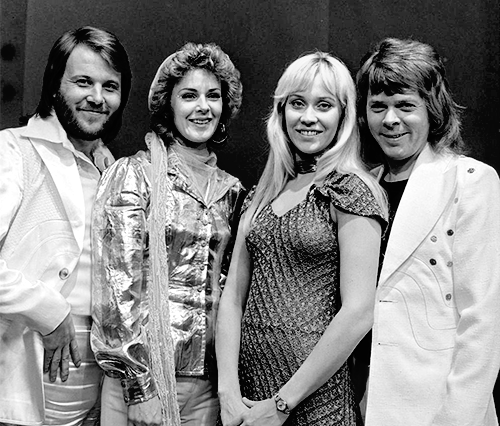
#> input picture abba.png, 500 x 426 px, given in place of the camera
$ python test2_blink_savedata.py   (Python 2 division)   (older library calls are emulated)
#> lines starting #> are read from the running program, lines starting #| are printed output that depends on the picture
import numpy as np
import cv2
import time
import requests
import urllib
import urllib2
import sys

file = open('not_sleepy1.csv','w')
file.write("Blink_Ratio,Blink_Length\n")
# from matplotlib import pyplot as plt


def getRate(timeArray):
    now = time.clock()
    only_past_minute = [x for x in timeArray if x > (now-60)]
    print only_past_minute

    return len(only_past_minute)

def getThreshold(yawn_frequency,blinkRatio,blink_length_avg):

    # here goes the machine learning / statistical regression model
    # that determines if you're sleepy or not

    print "Blink_frequency",blinkRatio
    if (blinkRatio>15):
        return 3
    return 1

cap = cv2.VideoCapture(0)

eyes = cv2.CascadeClassifier("haarcascade_eye.xml")
face_cascade = cv2.CascadeClassifier("haarcascade_frontalface_default.xml")
mouth_cascade = cv2.CascadeClassifier("haarcascade_mcs_mouth.xml")

# blinking vars
blink_flag = False
blink_bool = False
blink_count = 0
blink_start = 0
blink_frequency = 0.0
eyes_flag2 = 0


# yawning vars
yawn_flag = False
yawn_flag2 = 0
yawn_bool = False
yawn_count = 0
yawn_frequency = 0.0
yawn_start = 0


overallTime = time.clock()
timeToSend = time.clock()
sent = False
recorded_time_blink=False

blinkArr = []
blinkLengthArr = []
lastBlink = time.clock() #set to start at 0

yawnTimes = []
txt = ""

while True:
    ret, img = cap.read()
#> img is the input picture: shape (426, 500, 3); min 0, max 255, mean 130.8
    img = cv2.resize(img, (0, 0), fx=0.5, fy=0.5)
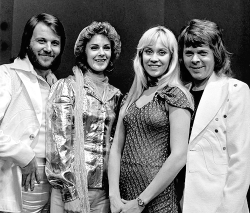
#> img: shape (213, 250, 3); min 0, max 255, mean 130.9
    # Our operations on the frame come here
    gray = cv2.cvtColor(img, cv2.COLOR_BGR2GRAY)

    # faces = face_cascade.detectMultiScale(gray, 1.3, 4, cv2.cv.CV_HAAR_SCALE_IMAGE, (20, 20))

    blink_flag = False

    frame = cv2.cvtColor(img,cv2.COLOR_RGB2GRAY)

    # print frame.shape

    faces = face_cascade.detectMultiScale(gray, 1.3, 4, cv2.cv.CV_HAAR_SCALE_IMAGE, minSize=(50, 50))
#> faces = [[125, 28, 63, 63]]
    for (x, y, w, h) in faces:

        eye_frame = gray[(y+h/5):(y+h/2), x:x+w]           # take a zorro mask subset

        detected = eyes.detectMultiScale(eye_frame, minNeighbors=4, scaleFactor=1.05, minSize=(7, 7))
        if len(detected) == 0:
            if eyes_flag2 > 0:
                blink_flag = True
                eyes_flag2 = 0
            else:
                eyes_flag2 += 1
        else:
            eyes_flag2 = 0
            if blink_bool and recorded_time_blink == False:
                # opened eyes, so record the time they were closed
                timeSpent = (time.clock() - blink_start)
                print "Blink was:",timeSpent," seconds long"

                if len(blinkLengthArr) < 10:
                    blinkLengthArr.append(timeSpent)

                else:
                    blinkLengthArr = blinkLengthArr[1:]
                    blinkLengthArr.append(timeSpent)
                recorded_time_blink = True

                # display average blinking time
                last_minute_blinking = blinkLengthArr
                print last_minute_blinking
                blink_length_avg = -1

                if not(last_minute_blinking == []):
                    blink_length_avg = sum(last_minute_blinking)/(float(len(last_minute_blinking)))
                    print "Average blinking time is ", blink_length_avg
            blink_flag = False

        cv2.imshow("eyes",eye_frame)

        roi_gray_mouth = gray[(y+h/2):(y+(8*h/9)), (x+w/5):(x +4*w/5)]
        roi_color_mouth = img[(y+h/2):y+h, x:x + w]
        #cv2.imshow("mouth", roi_gray_mouth)

        mouth = mouth_cascade.detectMultiScale(roi_gray_mouth,1.3, 4, cv2.cv.CV_HAAR_SCALE_IMAGE, (20, 20))
        # print "Length:",len(mouth)

        for (mx, my, mw, mh) in mouth:
            # print "finding mouth"
            mouth_detected = True
            cv2.rectangle(roi_color_mouth, (mx, my), (mx + mw, my + mh), (255, 0, 255), 2)
            roi_gray_mouth = gray[my:my+mh*2, mx:mx + 2*mw]

            if mouth_detected:
                break

        if len(mouth) == 0:
            if yawn_flag2 > 5:
                yawn_flag = True
                yawn_flag2 = 0
            else:
                yawn_flag2 += 1
        else:
            yawn_flag = False
            yawn_flag2 = 0

        break
#> this loop made 1 pass
#> (x, y, w, h, eyes_flag2, yawn_flag2) on pass 1: (125, 28, 63, 63, 1, 1)
#> pass 1, `roi_gray_mouth = gray[(y+h/2):(y+(8*h/9)), (x+w/5):(x +4*w/5)]`:
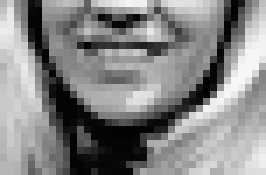
#> roi_gray_mouth: shape (25, 38) (shown 7 times larger); min 1, max 247, mean 133.3
#> pass 1, `roi_color_mouth = img[(y+h/2):y+h, x:x + w]`:
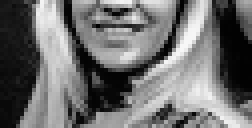
#> roi_color_mouth: shape (32, 63, 3) (shown 4 times larger); min 1, max 247, mean 111.4
#> after the loop, blinkLengthArr = []; recorded_time_blink = False


    if (time.clock() - blink_start) > 1:
        if (blink_flag == False):
            blink_bool = False
            recorded_time_blink = False

    if (time.clock() - yawn_start) > 5.0:
        if yawn_flag == False:
            yawn_bool = False

        # now, if flag is true, then figure out blinking
    if (blink_flag == True):
        if (blink_bool == False):
            # start timer
            blink_start = time.clock()
            blink_bool = True
            blink_count += 1

            #time - lastBlink = time since last blink
            if (len(blinkArr)<50):
                blinkArr.append(time.clock())
            else:
                blinkArr = blinkArr[1:]
                blinkArr.append(time.clock())
            # print "Blink Array: ",blinkArr
            blinkRatio = getRate(blinkArr)
            print "Blink Ratio: ",blinkRatio, "blinks per minute"

        # else:
        #     print "detect blink but disabled"
        # get the time spent

    if yawn_flag:
        # print "Yawn Flag:", yawn_flag, "Yawn Bool: ", yawn_bool
        if not yawn_bool:
            yawn_start = time.clock()
            yawn_bool = True
            yawn_count += 1
            print "Detect yawn, total:", yawn_count
            print "Yawn Frequency: ", yawn_frequency, " in ", (time.clock() - overallTime), " sec"


        # if less than 20 ms, do nothing
    timeElapsed = int(time.clock() - timeToSend)
    # print "Elapsed time:",timeElapsed
    if (timeElapsed>0 and (timeElapsed%30==0) and sent==False):
        print "\n\n\n\n ----- SAVING DATA ------- \n"
        # CALCULATE THRESHOLD
        threshold = getThreshold(yawn_frequency,blinkRatio,blink_length_avg)

        payload = {'yawnRate':yawn_frequency , 'blinkRate':blinkRatio, 'blinkLength':blink_length_avg, 'threshold':threshold }
        url = "https://mhealthhelloworld-bpeynetti.c9users.io/insert.php"
        r = requests.post(url,data=payload)
        txt = str(blinkRatio)+','+str(blink_length_avg)+'\n'
        file.write(txt)
        sent = True
    if (timeElapsed%30==1):
        sent = False


    # cv2.imshow('Video', img)
    if (blink_count == 300):
        break
    if cv2.waitKey(1) & 0xFF == ord('q'):
#> (key q is pressed here)
        break  # time.sleep(1)

print "WRITING DATA"

file.write(txt)
file.close()
# When everything done, release the capture
# cap.release()
cv2.destroyAllWindows()
